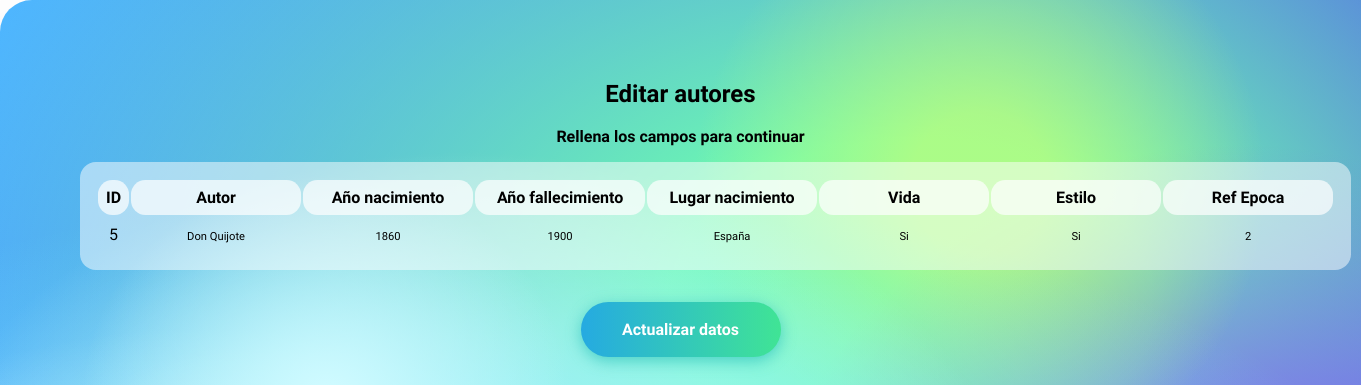
The app's page /editAutor.php?idAutor=5 with its own data.
### tables this page shows
CREATE TABLE `autores` (
  `idAutor` int(11) NOT NULL,
  `Autor` varchar(255) NOT NULL,
  `AñoNacimiento` int(4) NOT NULL,
  `AñoFallecimiento` int(4) DEFAULT NULL,
  `LugarNacimiento` varchar(255) NOT NULL,
  `Vida` varchar(255) NOT NULL,
  `Estilo` varchar(255) NOT NULL,
  `RefEpoca` int(11) NOT NULL
);

### editAutor.php (the view, shortened to what this page needs)
<?php
include 'db.php';
include 'page/header.php';
$idAutor = $_GET['idAutor'];
?>
    <main id="edit-form">
            <div class="main-header">
                <h2>Editar autores</h2>
                <br>
                <h4>Rellena los campos para continuar</h4>
            </div>
        <table>
            <tr>
                <th>ID</th>
                <th>Autor</th>
                <th>Año nacimiento</th>
                <th>Año fallecimiento</th>
                <th>Lugar nacimiento</th>
                <th>Vida</th>
                <th>Estilo</th>
                <th>Ref Epoca</th>
            </tr>
                <?php
                $query = "SELECT * FROM autores WHERE idAutor = '$idAutor'";
                $result = mysqli_query($con, $query);
                while ($row = mysqli_fetch_array($result)) { ?>
                    <tr>
                        <form method="POST">
                            <td><?php echo $row['idAutor']?><input type="hidden" name="concurrentAuthorId" value="<?php echo $row['idAutor']?>"></td>
                            <td><input placeholder="" name="autor" class="edit-user" type="text" value="<?php echo $row['Autor']?>"></td>
                            <td><input placeholder=" " name="anoNac"  class="edit-user"  type="text" value="<?php echo $row['AñoNacimiento']?>"></td>
                            <td><input placeholder=""  name="lugarFall" class="edit-user" type="text" value="<?php echo $row['AñoFallecimiento']?>"></td>
                            <td><input placeholder=" " name="lugarNac" class="edit-user" type="text" value="<?php echo $row['LugarNacimiento']?>"></td>
                            <td><input placeholder=" " name="vida" class="edit-user" type="text" value="<?php echo $row['Vida']?>"></td>
                            <td><input placeholder=" " name="estilo" class="edit-user" type="text" value="<?php echo $row['Estilo']?>"></td>
                            <td><input placeholder=" " name="refEpoca" class="edit-user" type="text" value="<?php echo $row['RefEpoca']?>"></td>
                    </tr>
                <?php } ?>
        </table>
                <button type="submit" name="edit" class="edit-record-button btn-hover color-1">Actualizar datos</button>
        </main>

### styles/styles.css (style rules this page uses)
* { padding: 0; margin: 0; font-family: "Questrial", sans-serif; -webkit-box-sizing: border-box; -moz-box-sizing: border-box; box-sizing: border-box; }
form { color: #000; display: flex; width: auto; padding: 1rem; justify-content: center; flex-direction: column; }
.btn-hover { width: 200px; font-size: 16px; font-weight: 600; color: #fff; cursor: pointer; margin: 2rem auto; height: 55px; text-align: center; border: none; background-size: 300% 100%; border-radius: 50px; moz-transition: all 0.4s ease-in-out; -o-transition: all 0.4s ease-in-out; -webkit-transition: all 0.4s ease-in-out; transition: all 0.4s ease-in-out; }
.btn-hover.color-1 { background-image: linear-gradient( to right, #25aae1, #40e495, #30dd8a, #2bb673 ); box-shadow: 0 4px 15px 0 rgba(49, 196, 190, 0.75); }
main { box-shadow: rgba(50, 50, 93, 0.25) 0px 50px 100px -20px, rgba(0, 0, 0, 0.3) 0px 30px 60px -30px; background-size: 100% 100%; background-position: 0px 0px, 0px 0px, 0px 0px, 0px 0px, 0px 0px, 0px 0px, 0px 0px, 0px 0px, 0px 0px, 0px 0px, 0px 0px; background-image: radial-gradient( 18% 28% at 24% 50%, #cefaffff 7%, #073aff00 100% ), radial-gradient(17% 28% at 18% 71%, #ffffff59 6%, #073aff00 100%), radial-gradient(70% 53% at 36% 76%, #73f2ffff 0%, #073aff00 100%), radial-gradient(42% 53% at 15% 94%, #ffffffff 7%, #073aff00 100%), radial-gradient(42% 53% at 34% 72%, #ffffffff 7%, #073aff00 100%), radial-gradient(18% 28% at 35% 87%, #ffffffff 7%, #073aff00 100%), radial-gradient(31% 43% at 7% 98%, #ffffffff 24%, #073aff00 100%), radial-gradient(21% 37% at 72% 23%, #d3ff6d9c 24%, #073aff00 100%), radial-gradient(35% 56% at 91% 74%, #8a4ffff5 9%, #073aff00 100%), radial-gradient(74% 86% at 67% 38%, #6dffaef5 24%, #073aff00 100%), linear-gradient(125deg, #4eb5ffff 1%, #4c00fcff 100%); border-radius: 2rem 0 0rem 2rem; padding: 5rem; }
.main-header { text-align: center; margin-bottom: 1rem; }
main { display: flex; flex-direction: column; top: 10px; }
table { margin: 0 auto; background-color: rgba(255, 255, 255, 0.5); border-radius: 1rem; padding: 1rem; font-size: 1rem; }
th { border-radius: 0.9rem; padding: 0.5rem; background-color: rgba(255, 255, 255, 0.7); }
td { text-align: center; padding: 0.5rem; }
#edit-form { height: 100vh; }
td input { font-size: 0.7rem; background-color: transparent; border-radius: 0.5rem; text-align: center; outline: none; border: none; transition: all 0.5s ease; }
.edit-record-button { margin: 2rem auto; }

### records on screen
autores: idAutor "5", autor "Don Quijote", anoNac "1860", lugarFall "1900", lugarNac "España", vida "Si", estilo "Si", refEpoca "2"
